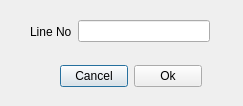
<?xml version="1.0" encoding="UTF-8"?>
<ui version="4.0">
 <class>UIJumpDialog</class>
 <widget class="QDialog" name="UIJumpDialog">
  <property name="geometry">
   <rect>
    <x>0</x>
    <y>0</y>
    <width>243</width>
    <height>106</height>
   </rect>
  </property>
  <property name="windowTitle">
   <string>Dialog</string>
  </property>
  <widget class="QWidget" name="">
   <property name="geometry">
    <rect>
     <x>30</x>
     <y>20</y>
     <width>180</width>
     <height>23</height>
    </rect>
   </property>
   <layout class="QHBoxLayout" name="horizontalLayout">
    <item>
     <widget class="QLabel" name="labelLine">
      <property name="text">
       <string>Line No</string>
      </property>
     </widget>
    </item>
    <item>
     <widget class="QLineEdit" name="lineNo"/>
    </item>
   </layout>
  </widget>
  <widget class="QWidget" name="">
   <property name="geometry">
    <rect>
     <x>60</x>
     <y>60</y>
     <width>142</width>
     <height>32</height>
    </rect>
   </property>
   <layout class="QHBoxLayout" name="horizontalLayout_2">
    <item>
     <widget class="QPushButton" name="pushCancel">
      <property name="text">
       <string>Cancel</string>
      </property>
     </widget>
    </item>
    <item>
     <widget class="QPushButton" name="pushOk">
      <property name="text">
       <string>Ok</string>
      </property>
     </widget>
    </item>
   </layout>
  </widget>
 </widget>
 <resources/>
 <connections/>
</ui>
